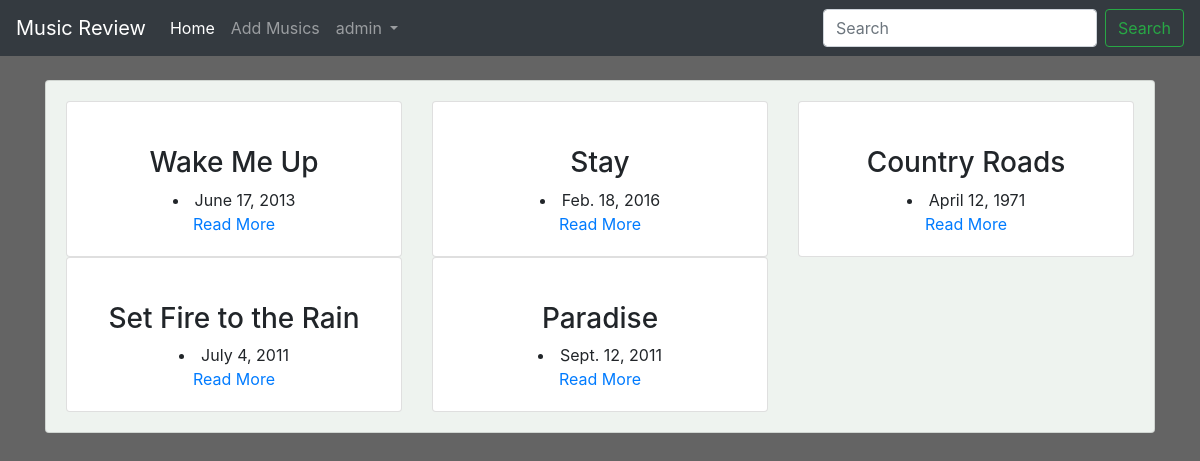
The app's page / (signed in) with its own data.
### main/models.py (models this page shows, shortened)
class Music(models.Model):
    name = models.CharField(max_length=300)
    singer = models.CharField(max_length=300)
    genre = models.CharField(max_length=300)
    album = models.CharField(max_length=300)
    description = models.TextField(max_length=5000)
    release_date = models.DateField()
    averageRating = models.FloatField(default=0)
    image = models.URLField(default=None, null=True)

### main/views.py (the view)
# urls.py: path('', views.home, name="home"),
def home(request):
    query = request.GET.get("title")
    allMusics = None
    if query:
        allMusics = Music.objects.filter(name__icontains=query)
    else:
        allMusics = Music.objects.all()
    context = {
        "musics": allMusics,
    }
    return render(request, 'main/index.html', context)

### main/templates/main/index.html (shortened to what this page needs)
{% extends 'main/base.html' %}
{% block content %}
<div class="container">
  <br>
    <div class="card" id="backdrop">
      <div class="card-body">
          <div class="row">
            {% for music in musics %}
              <div class="col-md-4">
                  <div class="card">
                      <div class="card-body">
                        <div class="text-center">
                          <h3 class="text-center">{{ music.name }}</h3>
                          <li>{{ music.release_date }}</li>
                          <a href="{% url 'main:detail' music.id %}">Read More</a>
                          </div>
                      </div>
                  </div>
              </div>
              {% endfor %}
          </div>
      </div>
    </div>
</div>
{% endblock %}

### main/templates/main/base.html (shortened to what this page needs)
<!doctype html>
<html lang="en">
  <head>
    <link rel="stylesheet" href="https://cdn.jsdelivr.net/npm/bootstrap@4.0.0/dist/css/bootstrap.min.css">
    {% load staticfiles %}
    <link rel="stylesheet" href="{% static 'css/main.css' %}">
  </head>
  <body>
    <nav class="navbar navbar-expand-lg navbar-dark bg-dark text-white">
      <a class="navbar-brand" href="{% url 'main:home' %}">Music Review</a>
      <div class="collapse navbar-collapse" id="navbarSupportedContent">
        <ul class="navbar-nav mr-auto">
          <li class="nav-item active">
            <a class="nav-link" href="{% url 'main:home' %}">Home <span class="sr-only">(current)</span></a>
          </li>
          <li class="nav-item">
            <a class="nav-link" href="{% url 'main:add_musics' %}">Add Musics</a>
          </li>
          {% if user.is_authenticated %}
          <li class="nav-item dropdown">
            <a class="nav-link dropdown-toggle" href="#" id="navbarDropdown" role="button" data-toggle="dropdown" aria-haspopup="true" aria-expanded="false">
              {{ user.username }}
            </a>
          </li>
          {% endif %}
        </ul>
        <form class="form-inline my-2 my-lg-0" method="GET" action="{% url 'main:home' %}">
          <input class="form-control mr-sm-2" type="search" placeholder="Search" aria-label="Search" name="title">
          <button class="btn btn-outline-success my-2 my-sm-0" type="submit">Search</button>
        </form>
      </div>
    </nav>
    {% block content %}
    {% endblock %}
  </body>
</html>

### main/static/css/main.css (style rules this page uses)
body { background-color: #646464; }
#backdrop { background-color: #eef3ef; }

### records on screen
Music: name "Wake Me Up", release_date "June 17, 2013"
Music: name "Stay", release_date "Feb. 18, 2016"
Music: name "Country Roads", release_date "April 12, 1971"
Music: name "Set Fire to the Rain", release_date "July 4, 2011"
Music: name "Paradise", release_date "Sept. 12, 2011"

### other values on screen
{{ user.username }} "admin"
